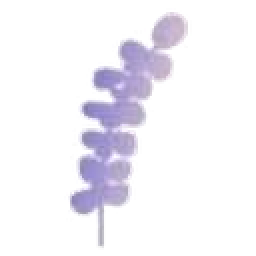
#> input picture docs/brand/sprig-128.png, 128 x 128 px, given in place of logo.jpg, which was not available (shown 2 times larger)
$ python make-logo.py
#> lines starting #> are read from the running program, lines starting #| are printed output that depends on the picture
"""
Derives the brand assets from the supplied logo: a transparent sprig mark and
a transparent full lockup. The supplied file is a JPEG on white; on our paper
background a white box would be visible, so the white is keyed out.

    python tools/make-logo.py
"""

import os
from PIL import Image

ROOT = os.path.dirname(os.path.dirname(os.path.abspath(__file__)))
SRC = os.path.join(ROOT, "assets", "src", "logo.jpg")
OUT = os.path.join(ROOT, "public", "brand")
os.makedirs(OUT, exist_ok=True)

im = Image.open(SRC).convert("RGBA")
#> im is the input picture: PIL image 128x128 RGBA; mean R, G, B, A 40, 38.2, 44.5, 41.6
w, h = im.size
#> w = 128; h = 128
px = im.load()

# 1. Key out the white background with a soft ramp so edges do not alias.
for y in range(h):
    for x in range(w):
        r, g, b, _ = px[x, y]
        lum = 0.299 * r + 0.587 * g + 0.114 * b
        if lum > 246:
            px[x, y] = (r, g, b, 0)
        elif lum > 226:
            # fade the antialiased fringe instead of cutting it
            px[x, y] = (r, g, b, int(255 * (246 - lum) / 20))

# 2. Isolate the sprig: it is the only purple element in the mark.
mask = Image.new("L", (w, h), 0)
#> mask: PIL image 128x128 L; every value is 0
mp = mask.load()
for y in range(h):
    for x in range(w):
        r, g, b, a = px[x, y]
        if a and b > g + 8 and r > g - 6:
            mp[x, y] = 255

bbox = mask.getbbox()
#> bbox = (32, 4, 95, 122)
print("sprig bbox:", bbox)
#| sprig bbox: (32, 4, 95, 122)

if bbox:
    pad = 6
    l, t, r_, b_ = bbox
#> l = 32; t = 4; r_ = 95; b_ = 122
    l, t = max(0, l - pad), max(0, t - pad)
#> l = 26; t = 0
    r_, b_ = min(w, r_ + pad), min(h, b_ + pad)
#> r_ = 101; b_ = 128
    sprig = im.crop((l, t, r_, b_))
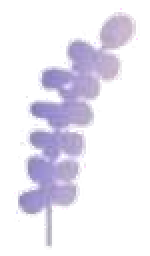
#> sprig: PIL image 75x128 RGBA (shown 2 times larger); mean R, G, B, A 68.3, 65.3, 75.9, 71.3; transparent parts drawn white

    # pad to a square so it can be centred at any size
    side = max(sprig.size)
#> side = 128
    canvas = Image.new("RGBA", (side, side), (0, 0, 0, 0))
#> canvas: PIL image 128x128 RGBA; every value is 0
    canvas.paste(sprig, ((side - sprig.size[0]) // 2, (side - sprig.size[1]) // 2))

    for size in (64, 128, 256):
        canvas.resize((size, size), Image.LANCZOS).save(
            os.path.join(OUT, f"sprig-{size}.png"), optimize=True)
#> this loop made 3 passes
#> pass 1, `canvas.resize((size, size), Image.LANCZOS).save( os.path.join(OUT, f"s..`:
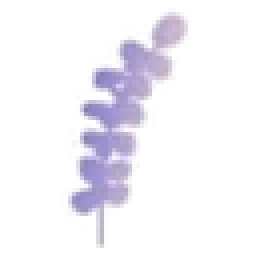
#> saved as sprig-64.png: PIL image 64x64 RGBA (shown 4 times larger); mean R, G, B, A 48.9, 47.1, 53.7, 41.8; transparent parts drawn white
    print("wrote sprig-64/128/256.png")

# 3. Full lockup, trimmed to its own content box.
full_box = im.getbbox()
#> full_box = (32, 4, 96, 125)
lock = im.crop(full_box)
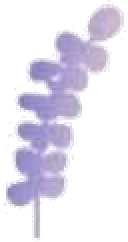
#> lock: PIL image 64x121 RGBA (shown 2 times larger); mean R, G, B, A 84.6, 80.8, 94, 88.3; transparent parts drawn white
pad = 8
padded = Image.new("RGBA", (lock.size[0] + pad * 2, lock.size[1] + pad * 2), (0, 0, 0, 0))
#> padded: PIL image 80x137 RGBA; every value is 0
padded.paste(lock, (pad, pad))
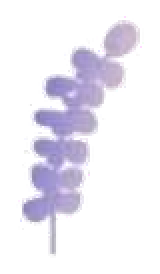
#> padded: PIL image 80x137 RGBA (shown 2 times larger); mean R, G, B, A 59.8, 57.1, 66.4, 62.4; transparent parts drawn white
padded.save(os.path.join(OUT, "lockup.png"), optimize=True)
print("lockup:", padded.size)
#| lockup: (80, 137)

# 4. Touch icons on a solid brand background (transparency vanishes on iOS).
for size, name in ((180, "apple-touch-icon.png"), (512, "icon-512.png")):
    plate = Image.new("RGBA", (size, size), (250, 248, 244, 255))
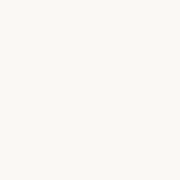
#> plate: PIL image 180x180 RGBA; mean R, G, B, A 250, 248, 244, 255
    inner = int(size * 0.62)
    mark = Image.open(os.path.join(OUT, "sprig-256.png")).resize((inner, inner), Image.LANCZOS)
    plate.paste(mark, ((size - inner) // 2, (size - inner) // 2), mark)
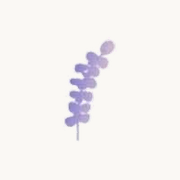
#> plate: PIL image 180x180 RGBA; mean R, G, B, A 246, 243.5, 242, 254; transparent parts drawn white
    plate.convert("RGB").save(os.path.join(OUT, name), optimize=True)
    print("wrote", name)

# 5. favicon.ico - browsers still ask for /favicon.ico regardless of <link>.
ico = Image.open(os.path.join(OUT, "sprig-256.png")).convert("RGBA")
ico.save(os.path.join(OUT, "favicon.ico"), sizes=[(16, 16), (32, 32), (48, 48)])
print("wrote favicon.ico")
